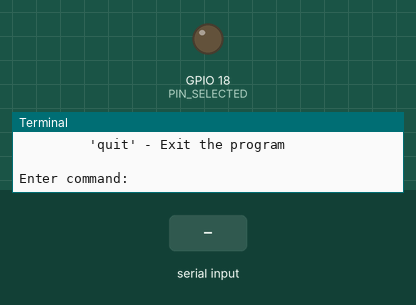
The program below on a simulated Raspberry Pi (BCM pin numbers). Parts: output pins drawn as LEDs (lit = HIGH), the last lines printed to the terminal. Dashed ring = blinking. The inputs (shaded band) are chosen by the test bench.

Above: at 1.2 s.
1.3 s: "blink" typed at the terminal, then Enter
At 2.1 s:
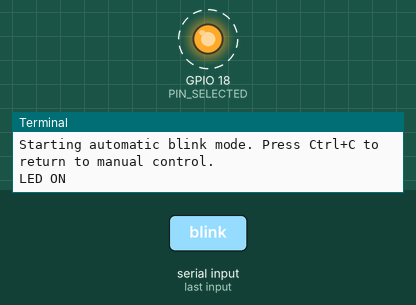
Timing chart, 0 to 10.3 s (numbered marks = the images above; inputs shaded):
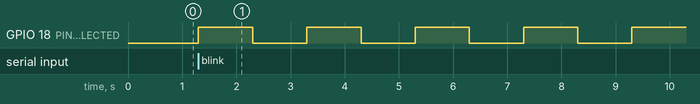

The program:

manual_light_blink.py
```python
import RPi.GPIO as GPIO  #type:ignore
import time

GPIO.setmode(GPIO.BCM)

PIN_SELECTED = 18

GPIO.setup(PIN_SELECTED, GPIO.OUT)

def start_blinking():
    print("Starting automatic blink mode. Press Ctrl+C to return to manual control.")
    try:
        while True:
            # Turn LED on
            GPIO.output(PIN_SELECTED, GPIO.HIGH)
            print("LED ON")
            time.sleep(1)
            # Turn LED off
            GPIO.output(PIN_SELECTED, GPIO.LOW)
            print("LED OFF")
            time.sleep(1)
    except KeyboardInterrupt:
        print("\nBlinking stopped. Returning to manual mode.")
        GPIO.output(PIN_SELECTED, GPIO.LOW)

try:
    print("LED Control Program")
    print("Commands: 'on' - Turn LED on")
    print("         'off' - Turn LED off")
    print("         'blink' - Start automatic blinking")
    print("         'quit' - Exit the program")

    while True:
        command = input("\nEnter command: ").strip().lower()

        if command == 'on':
            GPIO.output(PIN_SELECTED, GPIO.HIGH)
            print("LED turned ON manually")

        elif command == 'off':
            GPIO.output(PIN_SELECTED, GPIO.LOW)
            print("LED turned OFF manually")

        elif command == 'blink':
            start_blinking()

        elif command == 'quit':
            print("Exiting program")
            break

        else:
            print("Invalid command. Try 'on', 'off', 'blink', or 'quit'.")

except KeyboardInterrupt:
    print("\nProgram terminated by user")

finally:
    GPIO.output(PIN_SELECTED, GPIO.LOW)  # Ensure LED is off
    GPIO.cleanup()
    print("GPIO cleaned up")
```

Measured:
- after the input at 1.3 s, GPIO 18 (PIN_SELECTED): alternates HIGH for 1.0 s and LOW for 1.0 s, starting at once
